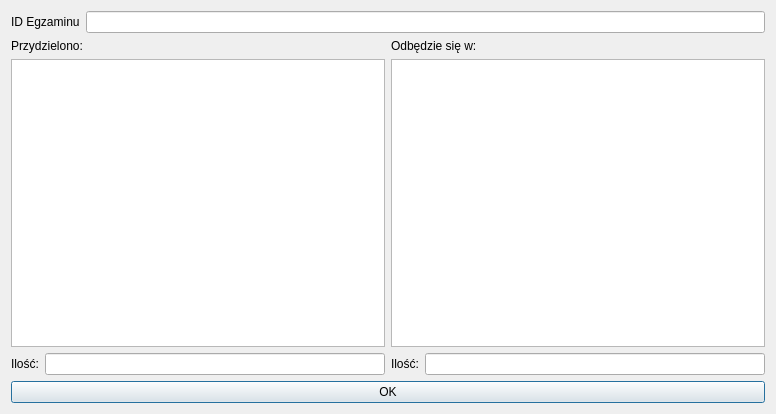
<?xml version="1.0" encoding="UTF-8"?>
<ui version="4.0">
 <class>ExamProp</class>
 <widget class="QDialog" name="ExamProp">
  <property name="geometry">
   <rect>
    <x>0</x>
    <y>0</y>
    <width>776</width>
    <height>414</height>
   </rect>
  </property>
  <property name="windowTitle">
   <string>Dialog</string>
  </property>
  <layout class="QVBoxLayout" name="verticalLayout_3">
   <item>
    <layout class="QFormLayout" name="formLayout_3">
     <item row="0" column="0">
      <widget class="QLabel" name="label_5">
       <property name="text">
        <string>ID Egzaminu</string>
       </property>
      </widget>
     </item>
     <item row="0" column="1">
      <widget class="QLineEdit" name="ExID"/>
     </item>
    </layout>
   </item>
   <item>
    <layout class="QHBoxLayout" name="horizontalLayout">
     <item>
      <layout class="QVBoxLayout" name="verticalLayout">
       <item>
        <widget class="QLabel" name="label_3">
         <property name="text">
          <string>Przydzielono:</string>
         </property>
        </widget>
       </item>
       <item>
        <widget class="QListWidget" name="ExPrac"/>
       </item>
       <item>
        <layout class="QFormLayout" name="formLayout">
         <item row="0" column="0">
          <widget class="QLabel" name="label">
           <property name="text">
            <string>Ilość:</string>
           </property>
          </widget>
         </item>
         <item row="0" column="1">
          <widget class="QLineEdit" name="ExPracCount"/>
         </item>
        </layout>
       </item>
      </layout>
     </item>
     <item>
      <layout class="QVBoxLayout" name="verticalLayout_2">
       <item>
        <widget class="QLabel" name="label_4">
         <property name="text">
          <string>Odbędzie się w:</string>
         </property>
        </widget>
       </item>
       <item>
        <widget class="QListWidget" name="ExRegions"/>
       </item>
       <item>
        <layout class="QFormLayout" name="formLayout_2">
         <item row="0" column="0">
          <widget class="QLabel" name="label_2">
           <property name="text">
            <string>Ilość:</string>
           </property>
          </widget>
         </item>
         <item row="0" column="1">
          <widget class="QLineEdit" name="ExRegionsCount"/>
         </item>
        </layout>
       </item>
      </layout>
     </item>
    </layout>
   </item>
   <item>
    <widget class="QPushButton" name="pushButton">
     <property name="text">
      <string>OK</string>
     </property>
    </widget>
   </item>
  </layout>
 </widget>
 <resources/>
 <connections/>
</ui>
